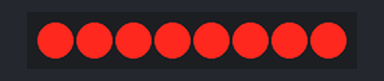
Bench run of a program on a simulated Arduino Uno, built with avr-gcc and run on an emulated ATmega328P. Shown: 8 shift-register outputs drawn as a row of LEDs (first output left, lit = HIGH). Wiring (inferred from the names in the program): shift register (74HC595): data pin 11; shift clock pin 13; latch pin 0. Wiring (inferred from the signals the program sends): row of LEDs: on Q0, Q1, Q2, Q3, Q4, Q5, Q6, Q7.

Above: at 0.15 s.
At 2.25 s:
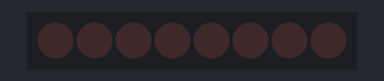
Timing chart, 0 to 3.0 s (numbered marks = the images above):
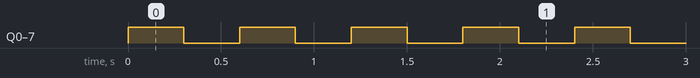

The program:

main.cpp
```cpp
#include <Arduino.h>
void gui(uint8_t data)
{
  digitalWrite(0, LOW);
  //     data, clock ,trai sang phai, bit can truyen
  shiftOut(11, 13, LSBFIRST, data);
  digitalWrite(0, HIGH);
}
void setup()
{
  pinMode(13, OUTPUT); // clock
  pinMode(11, OUTPUT); // data serial (MOSI) (truyen tin hieu di)
  pinMode(0, OUTPUT);  // latch (chot tin hieu) (ss)(slave selector)
}
void loop()
{
  // digitalWrite(0, LOW);
  // //     data, clock ,trai sang phai, bit can truyen
  // shiftOut(11, 13, LSBFIRST, 0b11111111);
  // digitalWrite(0, HIGH);
  // delay(300);
  // digitalWrite(0, LOW);
  // //     data, clock ,trai sang phai, bit can truyen
  // shiftOut(11, 13, LSBFIRST, 0b00000000);
  // digitalWrite(0, HIGH);
  gui(0b11111111);
  delay(300);
  gui(0b00000000);
  delay(300);
}
```

Measured:
- by itself, Q0–7: alternates HIGH for 0.30 s and LOW for 0.30 s
